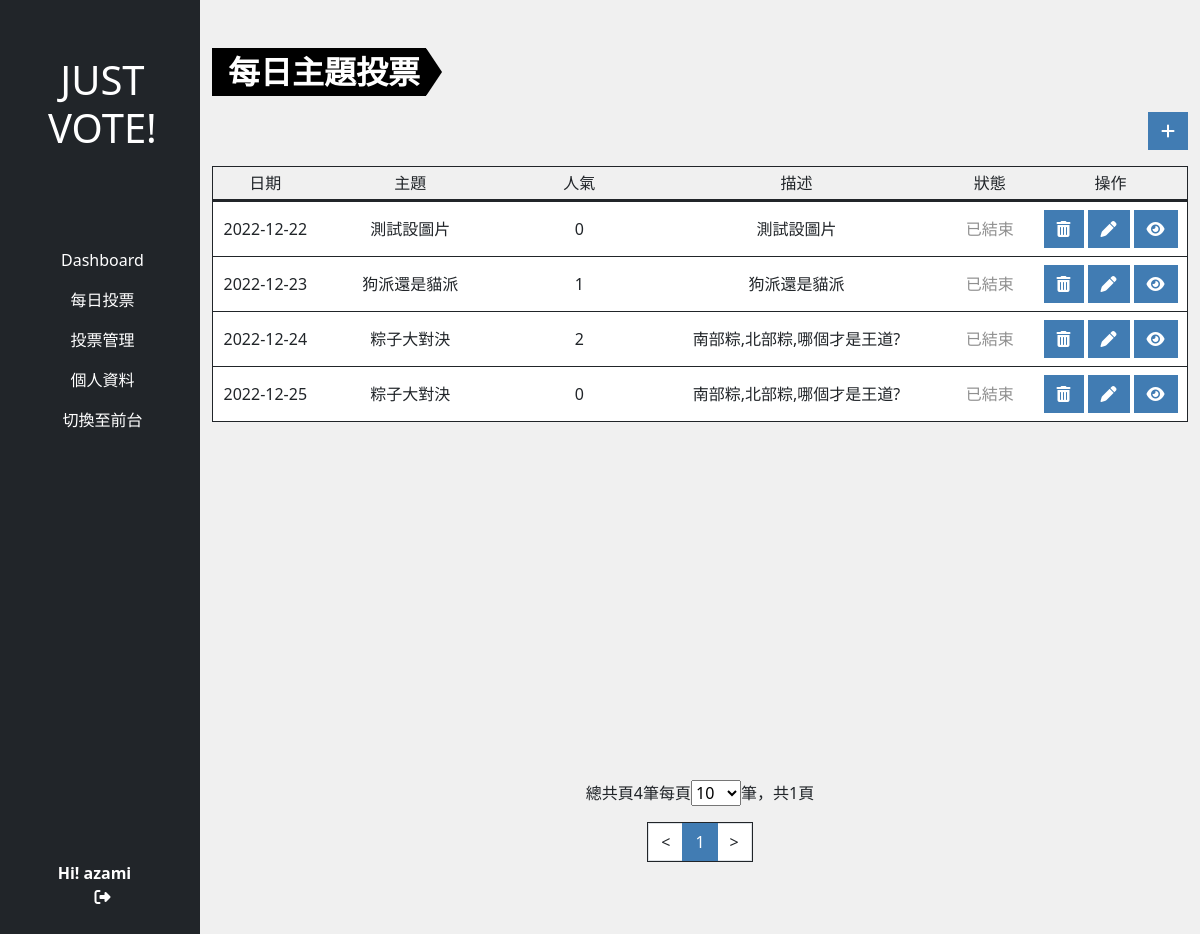
Before: /admin.php?do=daily_survey_list (signed in) with the older database file.
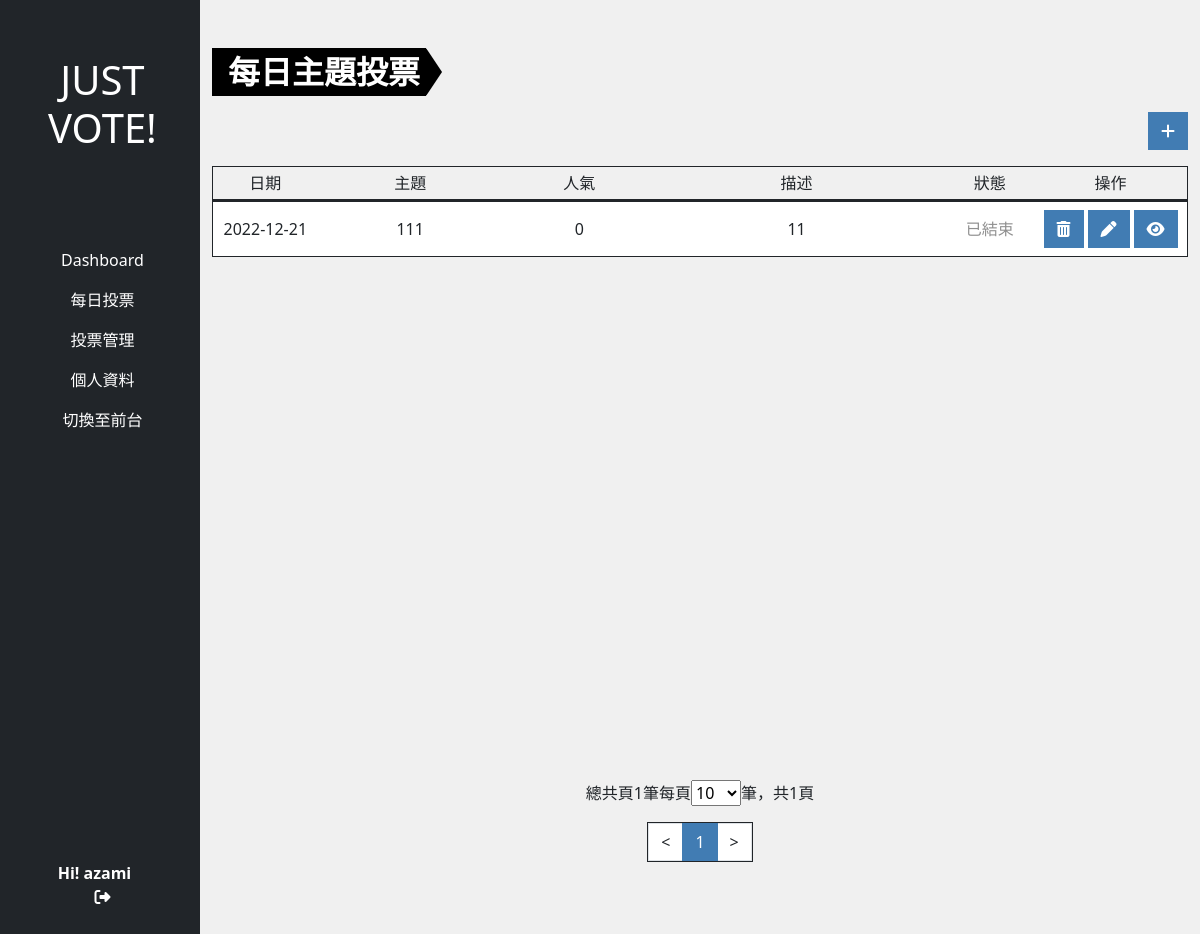
After: the same page with the newer database file.
### tables this page shows
CREATE TABLE `projectvote_subject_daily` (
  `id` int(10) UNSIGNED NOT NULL,
  `title` varchar(64) NOT NULL COMMENT '主題',
  `description` text NOT NULL COMMENT '描述',
  `type` tinyint(3) UNSIGNED NOT NULL DEFAULT 0 COMMENT '投票類型',
  `vote` int(10) UNSIGNED NOT NULL DEFAULT 0 COMMENT '被投票次數',
  `image` int(10) UNSIGNED DEFAULT NULL,
  `start_time` timestamp NOT NULL DEFAULT current_timestamp() ON UPDATE current_timestamp() COMMENT '開始時間',
  `end_time` timestamp NULL DEFAULT NULL COMMENT '結束時間',
  `created_at` timestamp NOT NULL DEFAULT current_timestamp(),
  `update_at` timestamp NOT NULL DEFAULT current_timestamp() ON UPDATE current_timestamp(),
  `check_num` int(10) UNSIGNED NOT NULL
);

### db/base.php (called while the page is built, shortened)
<?php
$db = "mysql:local=localhost;charset=utf8;dbname=vote;";
$pdo = new PDO($db,"root","");
function all($table,...$args){
    global $pdo;
    $sql = "SELECT * FROM `$table`";
    if(isset($args[0])){
        if(is_array($args[0])){
            $input = [];
            foreach ($args[0] as $key => $value){
                $input[]="`$key`='$value'";
            }
            $sql = $sql." WHERE ".join(' && ',$input);
        }else{
            $sql = $sql . $args[0];
        }
    }
    return $pdo->query($sql)->fetchAll(PDO::FETCH_ASSOC);
}
function countSql($table,...$arg){
    global $pdo;
    $sql = "SELECT COUNT(*) FROM `$table`";
    return $pdo->query($sql)->fetchColumn();
}
function replaceInput($action,$str){
    $action=strtolower($action);
    switch($action){
        case 'html':
            return preg_replace(['/</','/>/'], ['《','》'],$str);
        break;
    }
}
?>

### back/daily_survey_list.php (the view, shortened to what the changed rows need)
<?php
include_once "./db/base.php";
$pageSetting = $_GET['pageSet']??10;
$pageRange = [10,30,50,100];
$pageActive = 1;
$pageStart = $pageActive - 1;
?>
<div class="d-flex">
<div class="admin container-xxl mt-5 pb-5">
        <main class="pt-3">
    <ul class="list-group list-group-container text-center">
  <?php
    $surveyList = all('projectvote_subject_daily'," ORDER BY `start_time` ASC LIMIT $pageStart,$pageSetting");
    $surveyRows = countSql('projectvote_subject_daily');
    if(!empty($surveyList)){
      foreach($surveyList as $dailySurvey){
      $title = replaceInput('html',$dailySurvey['title']);
      $description = replaceInput('html',$dailySurvey['description']);
      $now = strtotime("now");
      $startTime = strtotime($dailySurvey['start_time']);
      $date = date("Y-m-d",strtotime($dailySurvey['start_time']));
      $endTime = strtotime($dailySurvey['end_time']);
      if($now>$startTime&&$now<$endTime){
        $active = '進行中';
        $activeClass='text-danger';
      }else if($now<$startTime){
        $active = '未開始';
        $activeClass='text-sub';
      }else if($now>$endTime){
        $active = '已結束';
        $activeClass='text-sub';
      }
      ?>
      <li class="list-group-item d-flex align-items-center border-bottom border-1 border-dark px-1">
      <div class="w-10"><?=$date?></div>
      <div class="w-20 text-collapse"><?=$title?></div>
      <div class="w-15"><?=$dailySurvey['vote']?></div>
      <div class="w-30 text-collapse"><?=$description?></div>
      <div class="w-10 <?=$activeClass?>"><?=$active?></div>
      <div class="w-15">
      <?php
          if($active=='未開始'||$active=='已結束'){
            echo "<a href='?do=daily_survey_list&jsact=del_survey_daily&id={$dailySurvey['id']}' class='btn btn-main me-1'><i class='fa-solid fa-trash-can del-option-btn'></i></a>";
            echo "<a href='?do=edit_survey_daily&id={$dailySurvey['id']}' class='btn btn-main me-1'><i class='fa-solid fa-pen'></i></a>";
          }
          echo "<a href='?do=survey_result_daily&id={$dailySurvey['id']}' class='btn btn-main'><i class='fa-solid fa-eye'></i></a>";
      }
        ?>
    </div>
  </li>
    <?php
  }else{
    echo "<li class='list-group-item d-flex align-items-center border-bottom border-1 border-dark'>";
    echo "<div class='w-100'>尚無投票</div>";
    echo "</li>";
  }
  ?>
</ul>
<?php
  include "./layout/pagination.php";
?>
</div>
</div>
</main>
</div>
</div>

### layout/pagination.php (shortened to what the changed rows need)
  <?php
  if(!empty($surveyList)){
    ?>
<div class="page-control mx-auto w-fit-content py-4">
  <div class="page-list mb-3">
    <?php
    $pages = ceil($surveyRows/$pageSetting);
    echo "總共頁{$surveyRows}筆";
    echo "每頁";
    echo "<select name='pageSet' id='pageSet'>";
    foreach($pageRange as $range){
      if($range==$pageSetting){
        echo "<option value='$range' selected>$range</option>";
      }else{
        echo "<option value='$range'>$range</option>";
      }
    }
    echo "</select>筆，";
    echo "共{$pages}頁";
    ?>
</div>
<div class="pagination w-fit-content mx-auto border border-1 border-dark text-black">
<?php
$prevPage = $pageActive-1;
$nextPage = $pageActive+1;
$preDisable = '';
$nextDisable = '';
if($pages==1){
    $nextPage = $pages;
    $prevPage = $pages;
    $nextDisable = "disable";
    $preDisable = "disable";
}else if($pageActive==1){
    $prevPage = 1;
    $preDisable = "disable";
}else if($pageActive==$pages){
    $nextPage = $pages;
    $nextDisable = "disable";
}
$pagiRange =10;
if($pages>$pagiRange){
    if($pageActive > 5 && $pages-$pageActive>4){
        $pagiStart=$pageActive-4;
        $pagiFirstPage = "<li class='page-item'><a class='page-link text-dark' href='?do={$_GET['do']}&sheet={$_GET['sheet']}&pageSet={$pageSetting}&page=1'>1</a></li>...";
        $pagiLastPage = "...<li class='page-item'><a class='page-link text-dark' href='?do={$_GET['do']}&sheet={$_GET['sheet']}&pageSet={$pageSetting}&page={$pages}'>{$pages}</a></li>";
    }else if($pageActive > 5){
        $pagiStart=$pages-($pagiRange-2);
        $pagiFirstPage = "<li class='page-item'><a class='page-link text-dark' href='?do={$_GET['do']}&sheet={$_GET['sheet']}&pageSet={$pageSetting}&page=1'>1</a></li>...";
        $pagiLastPage = '';
    }else{
        $pagiStart=1;
        $pagiFirstPage = "";
        $pagiLastPage = "...<li class='page-item'><a class='page-link text-dark' href='?do={$_GET['do']}&sheet={$_GET['sheet']}&pageSet={$pageSetting}&page={$pages}'>{$pages}</a></li>";
    }
    $pageEnd = $pagiStart+($pagiRange-2);
}else{
    $pagiStart=1;
    $pageEnd = $pages;
}
$sheet=isset($_GET['sheet'])?"&sheet={$_GET['sheet']}":'';
$category=isset($_GET['category'])?"&category={$_GET['category']}":'';
echo "<li class='page-item $preDisable'><a class='page-link text-dark' href='?do={$_GET['do']}$sheet$category&pageSet={$pageSetting}&page={$prevPage}'><</a></li>";
for($i=$pagiStart;$i<=$pageEnd;$i++){
    if($i==$pageActive){
        echo "<li class='page-item active'><a class='page-link' href='?do={$_GET['do']}$sheet$category&pageSet={$pageSetting}&page={$i}'>{$i}</a></li>";
    }else{
        echo "<li class='page-item'><a class='page-link text-dark' href='?do={$_GET['do']}$sheet$category&pageSet={$pageSetting}&page={$i}'>{$i}</a></li>";
    }
}
echo "<li class='page-item $nextDisable'><a class='page-link text-dark' href='?do={$_GET['do']}$sheet$category&pageSet={$pageSetting}&page={$nextPage}'>></a></li>";
?>
<?php
  }
  ?>

Changed rows visible on the page:
removed projectvote_subject_daily: start_time "2022-12-22", title "測試設圖片", vote "0", description "測試設圖片", end_time "已結束"
removed projectvote_subject_daily: start_time "2022-12-23", title "狗派還是貓派", vote "1", description "狗派還是貓派", end_time "已結束"
removed projectvote_subject_daily: start_time "2022-12-24", title "粽子大對決", vote "2", description "南部粽,北部粽,哪個才是王道?", end_time "已結束"
removed projectvote_subject_daily: start_time "2022-12-25", title "粽子大對決", vote "0", description "南部粽,北部粽,哪個才是王道?", end_time "已結束"
added projectvote_subject_daily: start_time "2022-12-21", title "111", vote "0", description "11", end_time "已結束"
Other visible differences:
$surveyRows: "4" → "1"
